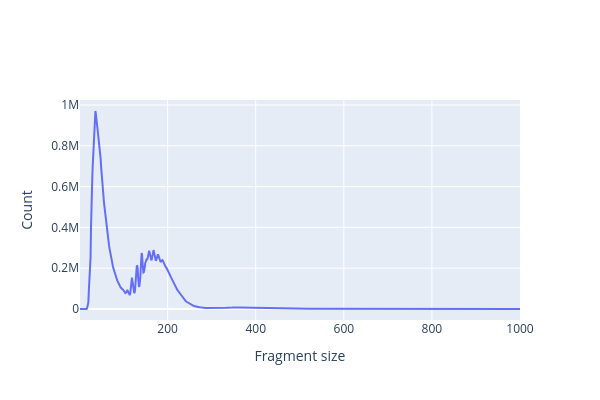

Notebook cell for this chart:
### Code cell
## Bit of extra information:
'''
1. Nucleosome-Free Region (NFR): The majority of fragments are short, typically around 80-300 base pairs (bp) in length. 
These short fragments represent regions of open chromatin where DNA is relatively accessible and not bound to nucleosomes. 
These regions are often referred to as nucleosome-free regions (NFRs) and correspond to regions of active transcriptional 
regulation.

2. Mono-Nucleosome Peaks: There is often a peak in the fragment size distribution at around 147-200 bp, 
which corresponds to the size of a single nucleosome wrapped DNA. These fragments result from the 
cutting of DNA by the transposase enzyme when it encounters a nucleosome, 
causing the DNA to be protected and resulting in fragments of the same size.

3. Di-Nucleosome Peaks: In addition to the mono-nucleosome peak, you may also observe 
a smaller peak at approximately 300-400 bp, corresponding to di-nucleosome fragments. 
These fragments occur when transposase cuts the DNA between two neighboring nucleosomes.

4. Large Fragments: Some larger fragments, greater than 500 bp in size, may be observed. 
These fragments can result from various sources, such as the presence of 
longer stretches of open chromatin or technical artifacts.
'''

#Idk why this isn't wokring something to do with chrome wtf

snap.pl.frag_size_distr(data, interactive=True)

### Figure 1 — Plotly figure (JSON) as saved in the notebook; plotly's stock layout.template omitted (floating-point values rounded to 4 significant figures; data arrays with more than 128 entries replaced by an {"elided": "..."} marker saying what was removed)
{"data": [{"mode": "lines", "type": "scatter", "x": {"elided": "1000 int values"}, "y": {"elided": "1000 int values"}}], "layout": {"height": 400, "width": 600, "xaxis": {"title": {"text": "Fragment size"}}, "yaxis": {"title": {"text": "Count"}}}}
